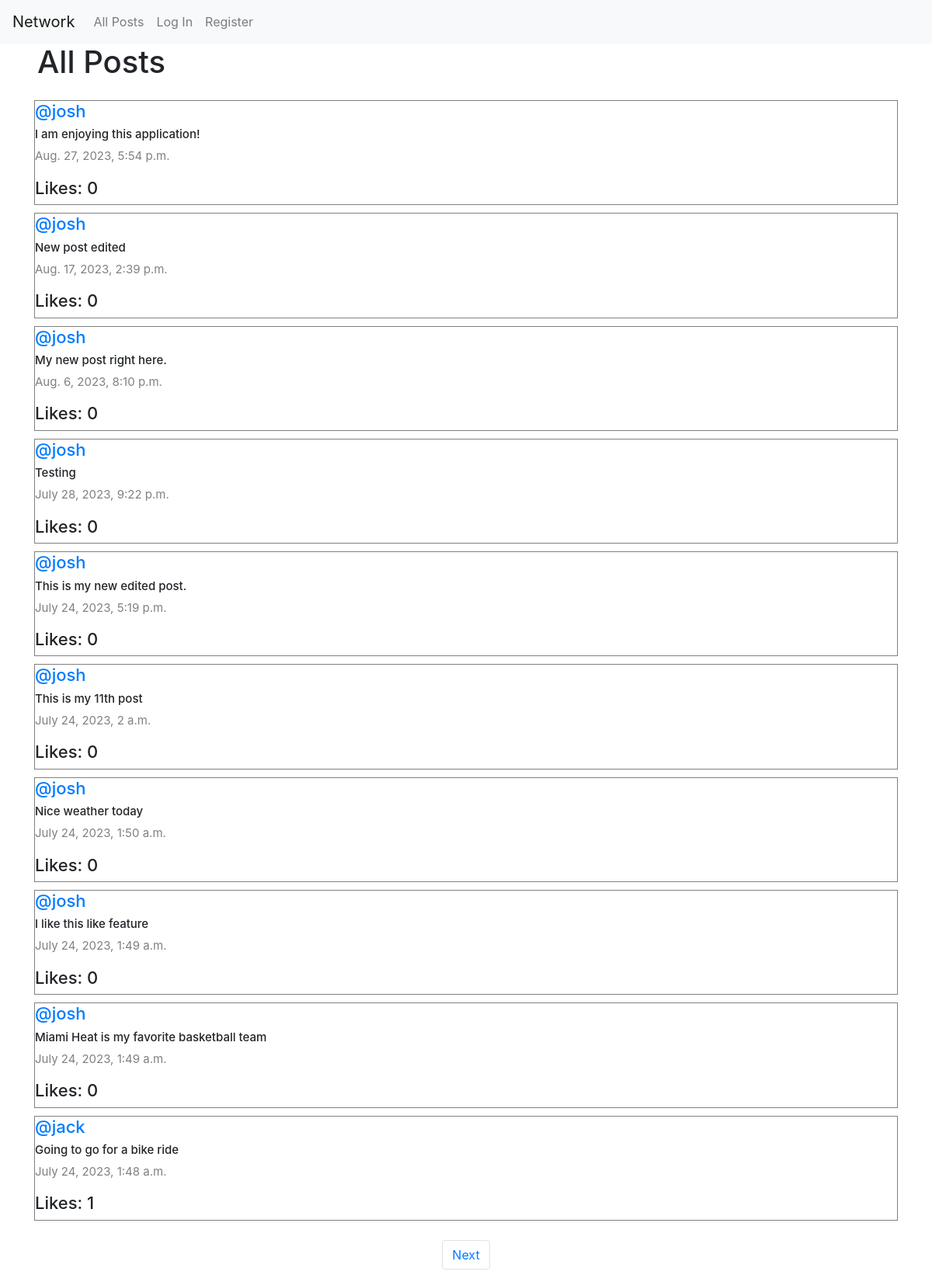
The page / on the database its author committed.
### network/models.py (models this page shows, shortened)
class Post(models.Model):
    content = models.CharField(max_length=140)
    user = models.ForeignKey(User, on_delete=models.CASCADE, related_name="author")
    date = models.DateTimeField(auto_now_add=True)
    def likes_count(self):
        return self.post_like.count()

class User(AbstractUser):
    pass

### network/views.py (the view)
# urls.py: path("", views.index, name="index"),
def index(request):
    all_posts = Post.objects.all().order_by("id").reverse()
    paginator = Paginator(all_posts, 10)
    page_number = request.GET.get('page')
    posts_of_the_page = paginator.get_page(page_number)
    posts_user_liked = []
    try:
        for like in Like.objects.filter(user=request.user):
            posts_user_liked.append(like.post.id)
    except:
        posts_user_liked = []
    return render(request, "network/index.html", {
        "posts_of_the_page": posts_of_the_page,
        "posts_user_liked": posts_user_liked,
    })

### network/templates/network/index.html (shortened to what this page needs)
{% extends "network/layout.html" %}
{% block body %}
    <h1 class="mx-5">All Posts</h1>
    <div class="all-posts mx-4">
        {% for post in posts_of_the_page %}
            <div class="row post">
                <h5 class="username"><a href="{% url 'profile' user_id=post.user.id %}">@{{ post.user }}</a></h5>
                <h6 class="content" id="content_{{ post.id }}">{{ post.content }}</h6>
                <p class="date">{{ post.date }}</p>
                <h5 class="likes" id="like-count-{{ post.id }}">Likes: {{ post.likes_count }}</h5>
            </div>
        {% endfor %}
    </div>
    <nav aria-label="Page navigation example">
        <ul class="pagination d-flex justify-content-center">
            {% if posts_of_the_page.has_next %}
                <li class="page-item"><a class="page-link " href="?page={{ posts_of_the_page.next_page_number }}">Next</a></li>
            {% endif %}
        </ul>
      </nav>
{% endblock %}

### network/templates/network/layout.html (shortened to what this page needs)
{% load static %}
<!DOCTYPE html>
<html lang="en">
    <head>
        <link rel="stylesheet" href="https://stackpath.bootstrapcdn.com/bootstrap/4.4.1/css/bootstrap.min.css">
        <link href="{% static 'network/styles.css' %}" rel="stylesheet">
        <link rel="stylesheet" href="https://cdnjs.cloudflare.com/ajax/libs/font-awesome/4.7.0/css/font-awesome.min.css">
    </head>
    <body>
        <nav class="navbar navbar-expand-lg navbar-light bg-light">
            <a class="navbar-brand" href="{% url 'index' %}">Network</a>
            <div>
              <ul class="navbar-nav mr-auto">
                <li class="nav-item">
                  <a class="nav-link" href="{% url 'index' %}">All Posts</a>
                </li>
                {% if user.is_authenticated %}
                    <li class="nav-item">
                        <a class="nav-link" href="{% url 'following' %}">Following</a>
                    </li>
                    <li class="nav-item">
                        <a class="nav-link" href="{% url 'logout' %}">Log Out</a>
                    </li>
                {% else %}
                    <li class="nav-item">
                        <a class="nav-link" href="{% url 'login' %}">Log In</a>
                    </li>
                    <li class="nav-item">
                        <a class="nav-link" href="{% url 'register' %}">Register</a>
                    </li>
                {% endif %}
              </ul>
            </div>
          </nav>
        <div class="body">
            {% block body %}
            {% endblock %}
        </div>
    </body>
</html>

### network/static/network/styles.css (style rules this page uses)
.all-posts { display: flex; flex-direction: column; justify-content: flex-start; margin: 20px; }
.post { border: 0.1px solid gray; display: flex; justify-content: center; flex-direction: column; box-sizing: border-box; margin: 5px 20px; }
.content { font-size: 15px; }
.username { font-size: 22px; }
.date { color: gray; font-size: 15px; }
.likes { font-size: 22px; }

### rows shown on the page
Post: user "josh", content "I am enjoying this application!", date "Aug. 27, 2023, 5:54 p.m.", likes_count "0"
Post: user "josh", content "New post edited", date "Aug. 17, 2023, 2:39 p.m.", likes_count "0"
Post: user "josh", content "My new post right here.", date "Aug. 6, 2023, 8:10 p.m.", likes_count "0"
Post: user "josh", content "Testing", date "July 28, 2023, 9:22 p.m.", likes_count "0"
Post: user "josh", content "This is my new edited post.", date "July 24, 2023, 5:19 p.m.", likes_count "0"
Post: user "josh", content "This is my 11th post", date "July 24, 2023, 2 a.m.", likes_count "0"
Post: user "josh", content "Nice weather today", date "July 24, 2023, 1:50 a.m.", likes_count "0"
Post: user "josh", content "I like this like feature", date "July 24, 2023, 1:49 a.m.", likes_count "0"
Post: user "josh", content "Miami Heat is my favorite basketball team", date "July 24, 2023, 1:49 a.m.", likes_count "0"
Post: user "jack", content "Going to go for a bike ride", date "July 24, 2023, 1:48 a.m.", likes_count "1"
